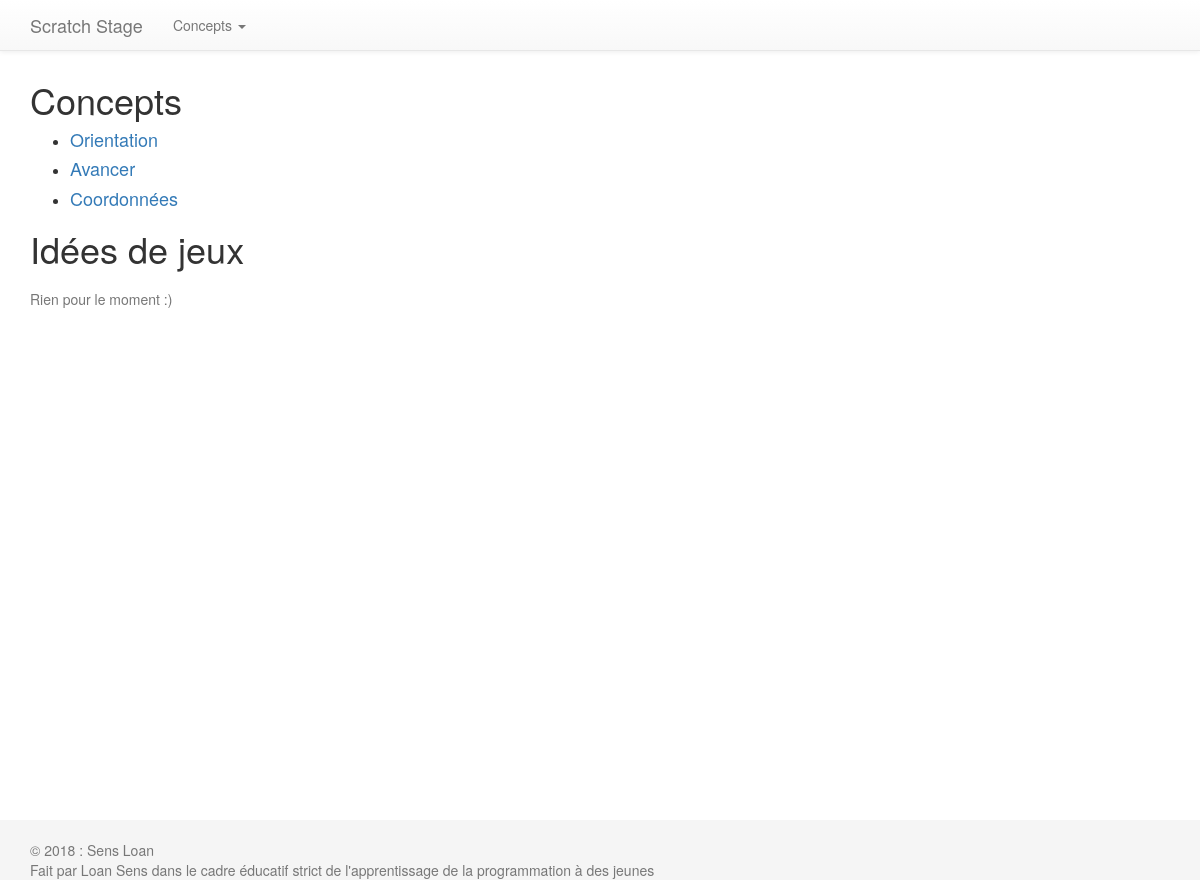
Page /scratch/ on the earlier database version.
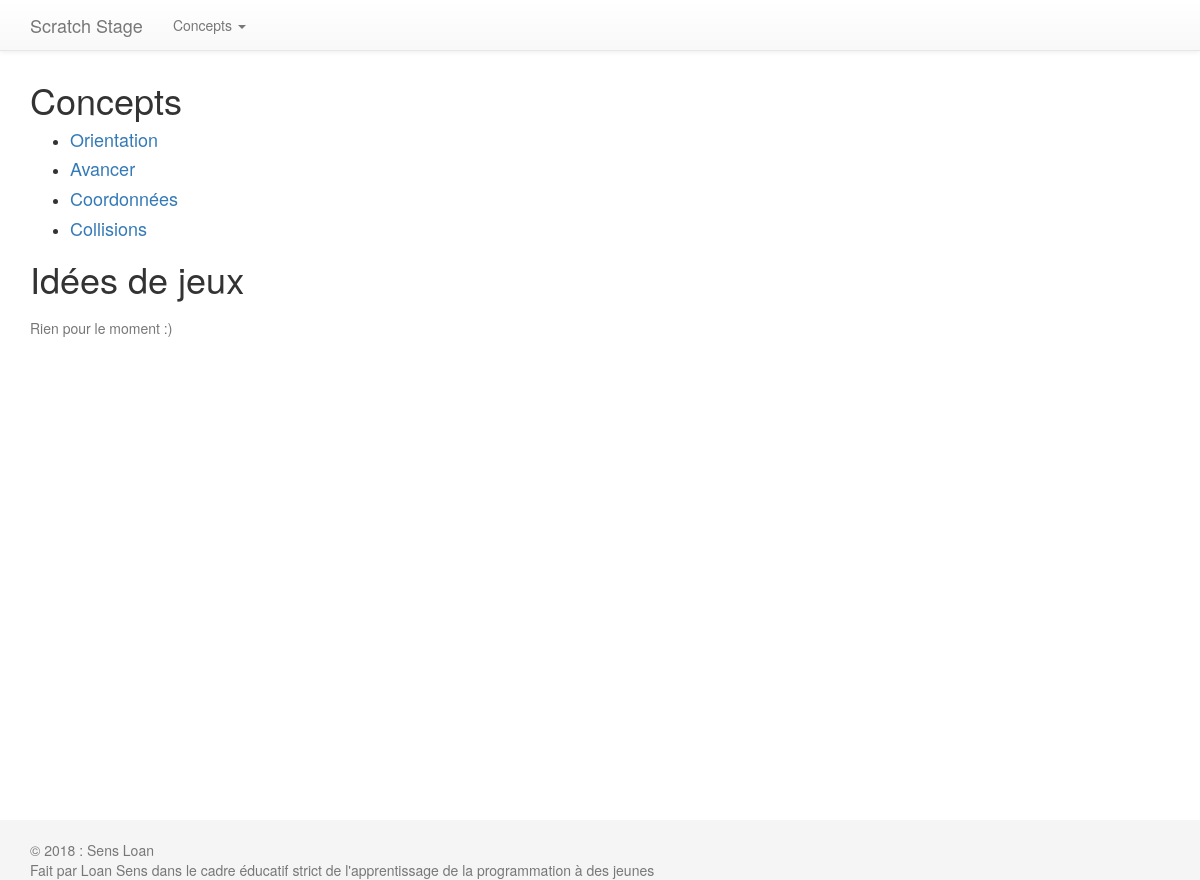
Same page on the later database version.
### stage_scratch/models.py (models this page shows, shortened)
class Concept(models.Model):
    conceptName = models.CharField(max_length=100, help_text="Titre du concept")
    conceptNumber = models.IntegerField(unique=True, blank=True, null=True, help_text="Numéro du concept (pas grave s'ils ne se suivent pas, ils servent pour donner un ordre logique)")
    conceptPreBlocksDescription = models.TextField(default="", help_text="Description courte avant que les blocs soit données")
    conceptPostBlocksDescription = models.TextField(default="", blank=True, null=True, help_text="Description après que les blocs soit données")

### stage_scratch/views.py (the view)
# urls.py: path('', views.index, name='index'),
def index(request):
    context = {
        'allConceptName': getAllconceptsName(),
        'concepts' : Concept.objects.all()
    }
    return render(request, 'index.html', context)

### stage_scratch/views.py (called while the page is built)
def getAllconceptsName():
    return tuple(Concept.objects.values_list('conceptName', flat=True))

### stage_scratch/templates/index.html (shortened to what this page needs)
{% extends 'base.html' %}
{% load static %}
{% block content %}
    <h1> Concepts </h1>
    <ul>
        {% for conceptName in allConceptName %}
            <li><a href="{% url 'concept' conceptName%}"><h4>{{ conceptName }}</h4></a></li>
        {% endfor %}
    </ul>
    <h1> Idées de jeux </h1>
        <p class="text-muted">Rien pour le moment :)</p>
{% endblock content %}

Differences in the rows shown:
added Concept: conceptName "Collisions"
